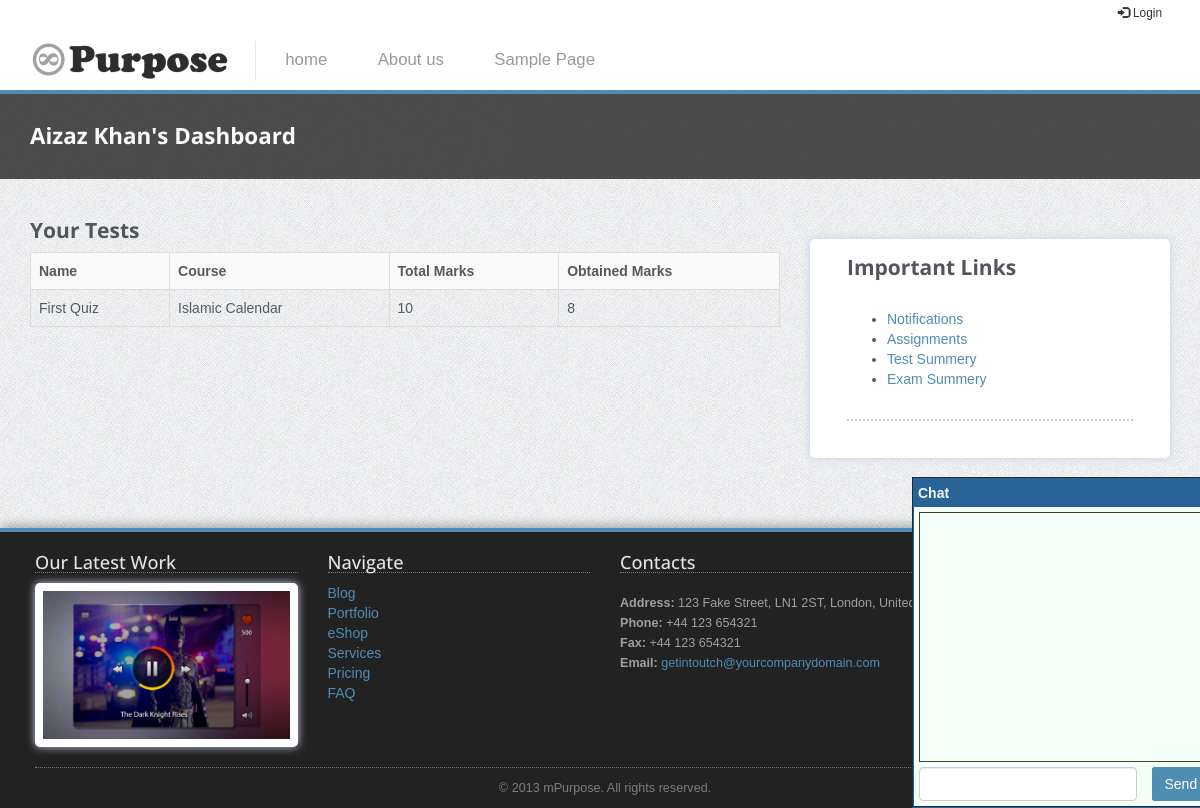
Page /tests.php (signed in) on the committed database.
### tables this page shows
CREATE TABLE `menus` (
  `menu_id` int(11) NOT NULL,
  `menu_label` varchar(255) NOT NULL,
  `menu_link` varchar(255) NOT NULL,
  `menu_title` varchar(255) NOT NULL,
  `menu_order` int(11) NOT NULL
);

CREATE TABLE `test_result` (
  `tr_id` int(11) NOT NULL,
  `test_id` int(11) NOT NULL,
  `student_id` int(11) NOT NULL,
  `student_marks` int(11) NOT NULL
);

CREATE TABLE `tests` (
  `test_id` int(11) NOT NULL,
  `test_name` varchar(200) NOT NULL,
  `test_body` text NOT NULL,
  `test_teacher` int(11) NOT NULL,
  `test_department` int(11) NOT NULL,
  `test_semester` int(11) NOT NULL,
  `test_course` int(11) NOT NULL,
  `test_date` date NOT NULL,
  `test_marks` int(11) NOT NULL
);

### inc/database.php (called while the page is built, shortened)
<?php
class Database {
    public static $options = array();
    protected $con;
    protected $rs;
    private $row_id;
    public function __construct() {
        if (empty(self::$options)) {
            self::$options = array(
                PDO::ATTR_PERSISTENT => true,
                PDO::ATTR_ERRMODE => PDO::ERRMODE_EXCEPTION,
                PDO::MYSQL_ATTR_INIT_COMMAND => "SET NAMES utf8"
            );
        }
        try {
            $dsn = 'mysql:host=' . DB_HOST . ';dbname=' . DB_NAME;
            $this->con = new PDO($dsn, DB_USER, DB_PASS, self::$options);
        } catch (PDOException $e) {
            throw $e;
        }
    }
    public function query($stmt, $args = NULL) {
        $output = FALSE;
        try {
            $qprm = (!is_null($args) && !is_array($args)) ? array($args) : $args;
            $this->rs = $this->con->prepare($stmt);
            if (is_null($qprm)) {
                $this->rs->execute();
            } else {
                $this->rs->execute($qprm);
            }
            $this->row_id = $this->rs->rowCount();
            $output = $this;
        } catch (PDOException $e) {
            throw $e;
        }
        return $output;
    }
    public function queryValues($stmt, $fields = NULL, $args = NULL) {
        $output = FALSE;
        $fields = (is_array($fields)) ? $fields : array($fields);
        try {
            $db = new Database();
            $db->query($stmt, $args);
            if ($db->rowCount() > 0) {
                $r = $db->fetchArrayAssoc();
                foreach ($fields as $column) {
                    $output[$column] = $r[$column];
                }
            }
        } catch (PDOException $e) {
            throw $e;
        }
        return (object) $output;
    }
    public function fetchObject() {
        return $this->rs->fetch(PDO::FETCH_OBJ);
    }
    public function fetchArrayAssoc() {
        return $this->rs->fetch(PDO::FETCH_ASSOC);
    }
    public function rowCount() {
        return $this->row_id;
    }
    public function close() {
        $this->con = NULL;
        $this->row_id = NULL;
        $this->rs = NULL;
    }
}

### tests.php (the view, shortened to what this page needs)
<?php
require 'header.php';
$db = new Database();
if (empty($_SESSION["std_id"])) {
    msgBox("error", "You are not logged-in");
} else {
    $db->query("SELECT * FROM test_result WHERE student_id = ?", $_SESSION["std_id"]);
    ?>
    <div class="section section-breadcrumbs hidden-print">
        <div class="container">
            <div class="row">
                <div class="col-md-12">
                    <h1>
                        <?php echo $_SESSION["std_name"] ?>'s Dashboard
                    </h1>
                </div>
            </div>
        </div>
    </div>
    <div class="section">
        <div class="container">
            <div class="row">
                <div class="col-sm-8">
                    <h3>Your Tests</h3>
                    <table class="table table-bordered table-striped">
                        <tr>
                            <th>Name</th>
                            <th>Course</th>
                            <th>Total Marks</th>
                            <th>Obtained Marks</th>
                        </tr>
                        <?php
                        $db2 = new Database();
                        while($r = $db->fetchObject()){
                            $db2->query("SELECT * from tests WHERE test_id = ?",$r->test_id);
                            $t  = $db2->fetchObject();
                            $course= $db->queryValues("SELECT * FROM courses WHERE course_id = ?", "course_name", $t->test_course)->course_name;
                            echo "
                                <tr>
                                    <td>$t->test_name</td>
                                    <td>$course</td>
                                    <td>$t->test_marks</td>
                                    <td>$r->student_marks</td>
                                </tr>
                            ";
                        }
                        ?>
                    </table>
                </div>
                <?php require 'sidebar-user.php'; ?>
            </div>
        </div>
    </div>
    <?php
}
require 'footer.php';

### header.php (shortened to what this page needs)
<!DOCTYPE html>
 <html class="no-js">
    <head>
        <link rel="stylesheet" href="content/theme/css/bootstrap.min.css">
        <link rel="stylesheet" href="content/theme/css/icomoon-social.css">
        <link rel="stylesheet" href="content/assets/chatbox.css">
        <link rel="stylesheet" href="content/theme/css/leaflet.css" />
        <link rel="stylesheet" href="content/theme/css/main.css">
    </head>
    <body>
        <div class="mainmenu-wrapper">
            <div class="container hidden-print">
                <div class="menuextras">
                    <div class="extras">
                        <ul>
                            <li><a href="login.php"><i class="glyphicon glyphicon-log-in"></i> Login</a></li>
                        </ul>
                    </div>
                </div>
                <nav id="mainmenu" class="mainmenu">
                    <ul>
                        <li class="logo-wrapper"><a href="index.html"><img src="content/theme/img/mPurpose-logo.png" alt="Multipurpose Twitter Bootstrap Template"></a></li>
                        <?php
                        $db = new Database();
                        $db->query("SELECT * FROM menus ORDER BY menu_order ASC");
                        while($r = $db->fetchObject()){
                            echo "<li><a href='$r->menu_link' title='$r->menu_title'>$r->menu_label</a>
                        </li>";
                        }
                        ?>
                    </ul>
                </nav>
            </div>
        </div>

### content/theme/css/main.css (style rules this page uses)
body { background: url(../img/page-background.png); }
.section { padding: 30px 0; -webkit-transform: translateZ(0); -moz-transform: translateZ(0); -o-transform: translateZ(0); -ms-transform: translateZ(0); transform: translateZ(0); }
.section .container:first-child h1, .section .container:first-child h2, .section .container:first-child h3 { margin-top: 0; font-weight: 700; }
body { font-family: Arial, Helvetica, sans-serif; font-size: 14px; line-height: 20px; color: #535b60; }
h1 { color: #53555c; font-family: 'Open Sans', sans-serif; font-weight: 800; }
h3 { font-family: 'Open Sans', sans-serif; color: #53555c; font-size: 1.5em; }
a { color: #4f8db3; }
.section-breadcrumbs { background: #222; background: rgba(34, 34, 34, 0.8); margin-bottom: 10px; }
.section-breadcrumbs h1 { color: #FAFAFA; font-size: 1.6em; margin-bottom: 0; text-transform: none; }
.mainmenu li.logo-wrapper a { border-right: 1px solid #E8E8E8; padding-left: 0; padding-top: 0; padding-bottom: 0; }
.mainmenu-wrapper { background-color: #FFF; border-bottom: 4px solid #4f8db3; z-index: 4; }
.mainmenu { width: 100%; }
.mainmenu ul { margin: 0; padding: 0; list-style-type: none; }
.mainmenu > ul, .mainmenu .mainmenu-submenu-inner { margin: 0 auto; }
.mainmenu > ul > li, .mainmenu .mainmenu-submenu-inner > li { display: inline-block; *display: inline; }
.mainmenu > ul > li > a, .mainmenu .mainmenu-submenu-inner > li > a { font-size: 1.2em; padding: 1.2em 1.5em; color: #999; display: inline-block; text-decoration: none; }
.menuextras { font-size: 0.85em; height: 30px; }
.menuextras ul { margin: 0; padding: 0; list-style-type: none; float: right; padding: 3px 0; }
.menuextras li { float: left; padding: 0 8px; }
.menuextras .extras li { padding: 0 8px; }
.menuextras .extras li a { color: #333; }

### rows in the picture
menus: menu_label "home"
menus: menu_label "About us"
menus: menu_label "Sample Page"
test_result: test.test_name "First Quiz", course "Islamic Calendar", test.test_marks "10", student_marks "8"

### other values in the picture
$_SESSION["std_name"] "Aizaz Khan"
